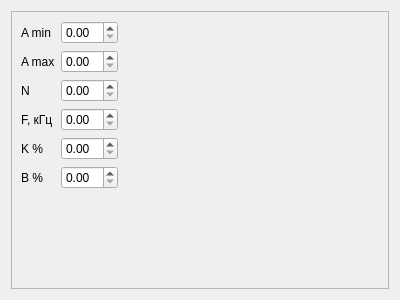
<?xml version="1.0" encoding="UTF-8"?>
<ui version="4.0">
 <class>Calibration_param</class>
 <widget class="QWidget" name="Calibration_param">
  <property name="geometry">
   <rect>
    <x>0</x>
    <y>0</y>
    <width>400</width>
    <height>300</height>
   </rect>
  </property>
  <property name="windowTitle">
   <string>Form</string>
  </property>
  <layout class="QVBoxLayout" name="verticalLayout">
   <item>
    <widget class="QFrame" name="frame">
     <property name="frameShape">
      <enum>QFrame::StyledPanel</enum>
     </property>
     <property name="frameShadow">
      <enum>QFrame::Raised</enum>
     </property>
     <layout class="QVBoxLayout" name="verticalLayout_2">
      <item>
       <layout class="QHBoxLayout" name="horizontalLayout">
        <item>
         <layout class="QGridLayout" name="gridLayout">
          <item row="3" column="0">
           <widget class="QLabel" name="label_4">
            <property name="sizePolicy">
             <sizepolicy hsizetype="Fixed" vsizetype="Preferred">
              <horstretch>0</horstretch>
              <verstretch>0</verstretch>
             </sizepolicy>
            </property>
            <property name="text">
             <string>F, кГц</string>
            </property>
           </widget>
          </item>
          <item row="2" column="0">
           <widget class="QLabel" name="label_3">
            <property name="sizePolicy">
             <sizepolicy hsizetype="Fixed" vsizetype="Preferred">
              <horstretch>0</horstretch>
              <verstretch>0</verstretch>
             </sizepolicy>
            </property>
            <property name="text">
             <string>N</string>
            </property>
           </widget>
          </item>
          <item row="2" column="1">
           <widget class="QDoubleSpinBox" name="dsb_N"/>
          </item>
          <item row="3" column="1">
           <widget class="QDoubleSpinBox" name="dsb_F"/>
          </item>
          <item row="0" column="0">
           <widget class="QLabel" name="label">
            <property name="sizePolicy">
             <sizepolicy hsizetype="Fixed" vsizetype="Preferred">
              <horstretch>0</horstretch>
              <verstretch>0</verstretch>
             </sizepolicy>
            </property>
            <property name="text">
             <string>A min</string>
            </property>
           </widget>
          </item>
          <item row="1" column="1">
           <widget class="QDoubleSpinBox" name="dsb_A_max"/>
          </item>
          <item row="0" column="1">
           <widget class="QDoubleSpinBox" name="dsb_A_min"/>
          </item>
          <item row="6" column="0">
           <widget class="QLabel" name="label_6">
            <property name="sizePolicy">
             <sizepolicy hsizetype="Fixed" vsizetype="Preferred">
              <horstretch>0</horstretch>
              <verstretch>0</verstretch>
             </sizepolicy>
            </property>
            <property name="text">
             <string>B %</string>
            </property>
           </widget>
          </item>
          <item row="4" column="0">
           <widget class="QLabel" name="label_5">
            <property name="sizePolicy">
             <sizepolicy hsizetype="Fixed" vsizetype="Preferred">
              <horstretch>0</horstretch>
              <verstretch>0</verstretch>
             </sizepolicy>
            </property>
            <property name="text">
             <string>K %</string>
            </property>
           </widget>
          </item>
          <item row="4" column="1">
           <widget class="QDoubleSpinBox" name="dsb_K"/>
          </item>
          <item row="1" column="0">
           <widget class="QLabel" name="label_2">
            <property name="sizePolicy">
             <sizepolicy hsizetype="Fixed" vsizetype="Preferred">
              <horstretch>0</horstretch>
              <verstretch>0</verstretch>
             </sizepolicy>
            </property>
            <property name="text">
             <string>A max</string>
            </property>
           </widget>
          </item>
          <item row="6" column="1">
           <widget class="QDoubleSpinBox" name="dsb_B"/>
          </item>
         </layout>
        </item>
        <item>
         <spacer name="horizontalSpacer">
          <property name="orientation">
           <enum>Qt::Horizontal</enum>
          </property>
          <property name="sizeHint" stdset="0">
           <size>
            <width>40</width>
            <height>20</height>
           </size>
          </property>
         </spacer>
        </item>
       </layout>
      </item>
      <item>
       <spacer name="verticalSpacer">
        <property name="orientation">
         <enum>Qt::Vertical</enum>
        </property>
        <property name="sizeHint" stdset="0">
         <size>
          <width>20</width>
          <height>40</height>
         </size>
        </property>
       </spacer>
      </item>
     </layout>
    </widget>
   </item>
  </layout>
 </widget>
 <tabstops>
  <tabstop>dsb_A_min</tabstop>
  <tabstop>dsb_A_max</tabstop>
  <tabstop>dsb_N</tabstop>
  <tabstop>dsb_F</tabstop>
  <tabstop>dsb_K</tabstop>
  <tabstop>dsb_B</tabstop>
 </tabstops>
 <resources/>
 <connections/>
</ui>
